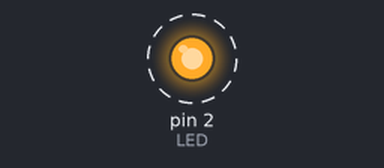
The sketch below on a simulated Arduino Uno, built with avr-gcc and run on an emulated ATmega328P. Parts: output pins drawn as LEDs (lit = HIGH). Dashed ring = blinking. What the sketch prints to the serial monitor is not drawn.

Above: at 0.5 s.
Timing chart, 0 to 4.6 s (numbered marks = the images above):
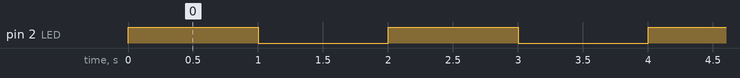

The sketch:

piscar_led.ino
```cpp
#define LED 2

void setup() {
// put your setup code here, to run once:
pinMode(LED, OUTPUT);

Serial.begin(115200);
}

void loop() {
// put your main code here, to run repeatedly:
digitalWrite(LED, HIGH);
Serial.println("LED ON");

delay(1000);
digitalWrite(LED, LOW);
Serial.println("LED OFF");
delay(1000);
}
```

Measured:
- by itself, pin 2 (LED): alternates HIGH for 1.0 s and LOW for 1.0 s
